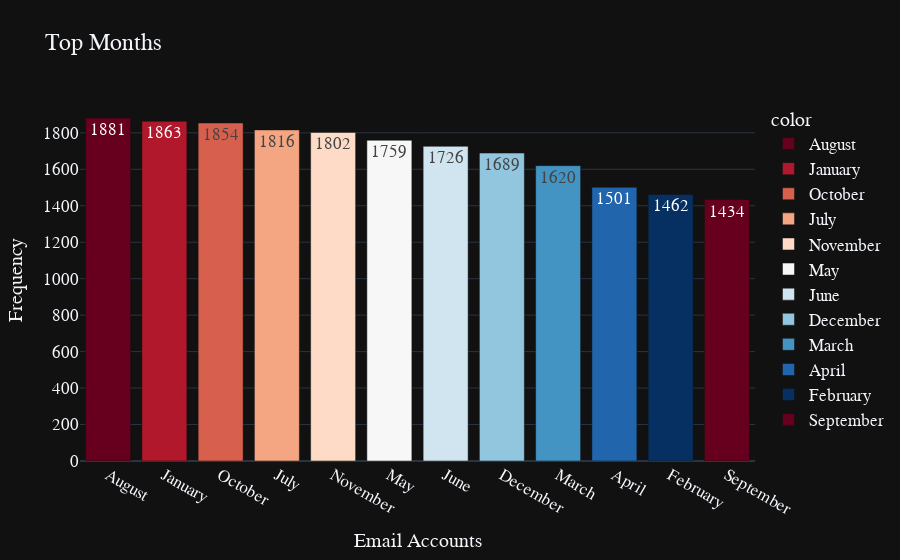

The code cell stored with this chart in its notebook:
### Code cell
#Frequency of Emails by Month (All years)
top_Months = email_df['Month_Name'].value_counts()[:12]
fig = px.bar(y=top_Months .values, 
             x=top_Months .index, 
             color = top_Months.index,
             color_discrete_sequence=px.colors.sequential.RdBu,
             text=top_Months.values,
             title= 'Top Months',
             template= 'plotly_dark')
fig.update_layout(
    xaxis_title="Email Accounts",
    yaxis_title="Frequency",
    font = dict(size=17,family="Franklin Gothic"))
fig.show()

### Figure 1 — Plotly figure (JSON) as saved in the notebook; plotly's stock layout.template omitted (floating-point values rounded to 4 significant figures)
{"data": [{"alignmentgroup": "True", "hovertemplate": "color=August<br>x=%{x}<br>y=%{y}<br>text=%{text}<extra></extra>", "legendgroup": "August", "marker": {"color": "rgb(103,0,31)", "pattern": {"shape": ""}}, "name": "August", "offsetgroup": "August", "orientation": "v", "showlegend": true, "text": [1881], "textposition": "auto", "type": "bar", "x": ["August"], "xaxis": "x", "y": [1881], "yaxis": "y"}, {"alignmentgroup": "True", "hovertemplate": "color=January<br>x=%{x}<br>y=%{y}<br>text=%{text}<extra></extra>", "legendgroup": "January", "marker": {"color": "rgb(178,24,43)", "pattern": {"shape": ""}}, "name": "January", "offsetgroup": "January", "orientation": "v", "showlegend": true, "text": [1863], "textposition": "auto", "type": "bar", "x": ["January"], "xaxis": "x", "y": [1863], "yaxis": "y"}, {"alignmentgroup": "True", "hovertemplate": "color=October<br>x=%{x}<br>y=%{y}<br>text=%{text}<extra></extra>", "legendgroup": "October", "marker": {"color": "rgb(214,96,77)", "pattern": {"shape": ""}}, "name": "October", "offsetgroup": "October", "orientation": "v", "showlegend": true, "text": [1854], "textposition": "auto", "type": "bar", "x": ["October"], "xaxis": "x", "y": [1854], "yaxis": "y"}, {"alignmentgroup": "True", "hovertemplate": "color=July<br>x=%{x}<br>y=%{y}<br>text=%{text}<extra></extra>", "legendgroup": "July", "marker": {"color": "rgb(244,165,130)", "pattern": {"shape": ""}}, "name": "July", "offsetgroup": "July", "orientation": "v", "showlegend": true, "text": [1816], "textposition": "auto", "type": "bar", "x": ["July"], "xaxis": "x", "y": [1816], "yaxis": "y"}, {"alignmentgroup": "True", "hovertemplate": "color=November<br>x=%{x}<br>y=%{y}<br>text=%{text}<extra></extra>", "legendgroup": "November", "marker": {"color": "rgb(253,219,199)", "pattern": {"shape": ""}}, "name": "November", "offsetgroup": "November", "orientation": "v", "showlegend": true, "text": [1802], "textposition": "auto", "type": "bar", "x": ["November"], "xaxis": "x", "y": [1802], "yaxis": "y"}, {"alignmentgroup": "True", "hovertemplate": "color=May<br>x=%{x}<br>y=%{y}<br>text=%{text}<extra></extra>", "legendgroup": "May", "marker": {"color": "rgb(247,247,247)", "pattern": {"shape": ""}}, "name": "May", "offsetgroup": "May", "orientation": "v", "showlegend": true, "text": [1759], "textposition": "auto", "type": "bar", "x": ["May"], "xaxis": "x", "y": [1759], "yaxis": "y"}, {"alignmentgroup": "True", "hovertemplate": "color=June<br>x=%{x}<br>y=%{y}<br>text=%{text}<extra></extra>", "legendgroup": "June", "marker": {"color": "rgb(209,229,240)", "pattern": {"shape": ""}}, "name": "June", "offsetgroup": "June", "orientation": "v", "showlegend": true, "text": [1726], "textposition": "auto", "type": "bar", "x": ["June"], "xaxis": "x", "y": [1726], "yaxis": "y"}, {"alignmentgroup": "True", "hovertemplate": "color=December<br>x=%{x}<br>y=%{y}<br>text=%{text}<extra></extra>", "legendgroup": "December", "marker": {"color": "rgb(146,197,222)", "pattern": {"shape": ""}}, "name": "December", "offsetgroup": "December", "orientation": "v", "showlegend": true, "text": [1689], "textposition": "auto", "type": "bar", "x": ["December"], "xaxis": "x", "y": [1689], "yaxis": "y"}, {"alignmentgroup": "True", "hovertemplate": "color=March<br>x=%{x}<br>y=%{y}<br>text=%{text}<extra></extra>", "legendgroup": "March", "marker": {"color": "rgb(67,147,195)", "pattern": {"shape": ""}}, "name": "March", "offsetgroup": "March", "orientation": "v", "showlegend": true, "text": [1620], "textposition": "auto", "type": "bar", "x": ["March"], "xaxis": "x", "y": [1620], "yaxis": "y"}, {"alignmentgroup": "True", "hovertemplate": "color=April<br>x=%{x}<br>y=%{y}<br>text=%{text}<extra></extra>", "legendgroup": "April", "marker": {"color": "rgb(33,102,172)", "pattern": {"shape": ""}}, "name": "April", "offsetgroup": "April", "orientation": "v", "showlegend": true, "text": [1501], "textposition": "auto", "type": "bar", "x": ["April"], "xaxis": "x", "y": [1501], "yaxis": "y"}, {"alignmentgroup": "True", "hovertemplate": "color=February<br>x=%{x}<br>y=%{y}<br>text=%{text}<extra></extra>", "legendgroup": "February", "marker": {"color": "rgb(5,48,97)", "pattern": {"shape": ""}}, "name": "February", "offsetgroup": "February", "orientation": "v", "showlegend": true, "text": [1462], "textposition": "auto", "type": "bar", "x": ["February"], "xaxis": "x", "y": [1462], "yaxis": "y"}, {"alignmentgroup": "True", "hovertemplate": "color=September<br>x=%{x}<br>y=%{y}<br>text=%{text}<extra></extra>", "legendgroup": "September", "marker": {"color": "rgb(103,0,31)", "pattern": {"shape": ""}}, "name": "September", "offsetgroup": "September", "orientation": "v", "showlegend": true, "text": [1434], "textposition": "auto", "type": "bar", "x": ["September"], "xaxis": "x", "y": [1434], "yaxis": "y"}], "layout": {"barmode": "relative", "font": {"family": "Franklin Gothic", "size": 17}, "legend": {"title": {"text": "color"}, "tracegroupgap": 0}, "title": {"text": "Top Months"}, "xaxis": {"anchor": "y", "domain": [0, 1], "title": {"text": "Email Accounts"}}, "yaxis": {"anchor": "x", "domain": [0, 1], "title": {"text": "Frequency"}}}}
